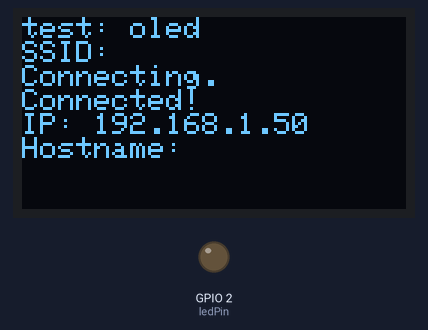
A sketch run on a simulated ESP8266 (NodeMCU). Parts: 128×64 one-colour display, output pins drawn as LEDs (lit = HIGH). WiFi joins after 1.5 s; servers stay silent unless stated; not simulated (calls return 0 or success): secrets.h; what the sketch prints to the serial monitor is not drawn.

Above: at 5.3 s.

The sketch:

oled.ino
```cpp
/*--------------------------------------------------------------
  Program:      oled

  Description:  Test the Adafruit 128x64 OLED FeatherWing
                display

  Hardware:     Adafruit Feather Huzzah with Adafruit 128x64
                OLED FeatherWing

  Software:     Developed using arduino-cli 0.20.2.

  Date:         07FEB2022

  Author:       Nicholas Wilde 0x08b7d7a3
--------------------------------------------------------------*/

#include <SPI.h>
#include <Wire.h>
#include <Adafruit_GFX.h>
#include <Adafruit_SH110X.h>
#include <ESP8266WiFi.h>
#include <Ticker.h>
#include "secrets.h"

#define BAUD_RATE 115200        // baud rate used for Serial console
#define DELAY_LOOP 1000         // loop delay time (ms)
#define ANALOG_PIN_NO A0        // analog pin number
#define DELAY_WIFI 5            // delay between samples (s)
#define INTERVAL_BLINK 100      // blink interval (ms)

// OLED FeatherWing buttons map to different pins depending on board:
#if defined(ESP8266)
  #define BUTTON_A  0
  #define BUTTON_B 16
  #define BUTTON_C  2
#elif defined(ESP32) && !defined(ARDUINO_ADAFRUIT_FEATHER_ESP32S2)
  #define BUTTON_A 15
  #define BUTTON_B 32
  #define BUTTON_C 14
#elif defined(ARDUINO_STM32_FEATHER)
  #define BUTTON_A PA15
  #define BUTTON_B PC7
  #define BUTTON_C PC5
#elif defined(TEENSYDUINO)
  #define BUTTON_A  4
  #define BUTTON_B  3
  #define BUTTON_C  8
#elif defined(ARDUINO_NRF52832_FEATHER)
  #define BUTTON_A 31
  #define BUTTON_B 30
  #define BUTTON_C 27
#else // 32u4, M0, M4, nrf52840, esp32-s2 and 328p
  #define BUTTON_A  9
  #define BUTTON_B  6
  #define BUTTON_C  5
#endif

const char ssid[] = SECRET_SSID;      // your network SSID (name)
const char pass[] = SECRET_PASS;      // your network password
const int ledPin = LED_BUILTIN;

const char * myHostName = SECRET_HOSTNAME;

WiFiClient  client;
Ticker blinker;
Adafruit_SH1107 display = Adafruit_SH1107(64, 128, &Wire);

void setup() {
  Serial.begin(BAUD_RATE);
  while(!Serial);
  delay(100);
  Serial.println();
  pinMode(ledPin, OUTPUT);
  setupDisplay();
  Serial.println("test: oled");
  display.println("test: oled");
  conntectToWifi();
  display.display();
}

void loop() {
  delay(10);
  yield();
  display.display();
}

void print(char* value){
  Serial.print(value);
  display.print(value);
}

void println(char* value){
  Serial.println(value);
  display.print(value);
}

void setupDisplay(){
  display.begin(0x3C, true); // Address 0x3C default

  // Show image buffer on the display hardware.
  // Since the buffer is intialized with an Adafruit splashscreen
  // internally, this will display the splashscreen.
  //display.display();
  //delay(1000);

  // Clear the buffer.
  display.clearDisplay();
  display.display();

  display.setRotation(1);
  display.setTextSize(1);
  display.setTextColor(SH110X_WHITE);
  display.setCursor(0,0);
}

void conntectToWifi(){
  // Connect or reconnect to WiFi
  WiFi.mode(WIFI_STA);
  WiFi.hostname(myHostName);
  Serial.print("SSID: ");
  display.print("SSID: ");
  Serial.println(SECRET_SSID);
  display.println(SECRET_SSID);
  Serial.print("Connecting");
  display.print("Connecting");
  display.display();
  while(WiFi.status() != WL_CONNECTED){
    WiFi.begin(ssid, pass);
    Serial.print(".");
    display.print(".");
    display.display();
    delay(DELAY_WIFI*1e3);
  }
  blinker.detach();
  Serial.println();
  display.println();
  Serial.println("Connected!");
  display.println("Connected!");
  display.display();
  Serial.print("IP: ");
  display.print("IP: ");
  Serial.println(WiFi.localIP());
  display.println(WiFi.localIP());
  Serial.print("Hostname: ");
  display.print("Hostname: ");
  Serial.println(WiFi.hostname());
  display.println(WiFi.hostname());
  display.display();
}
```
